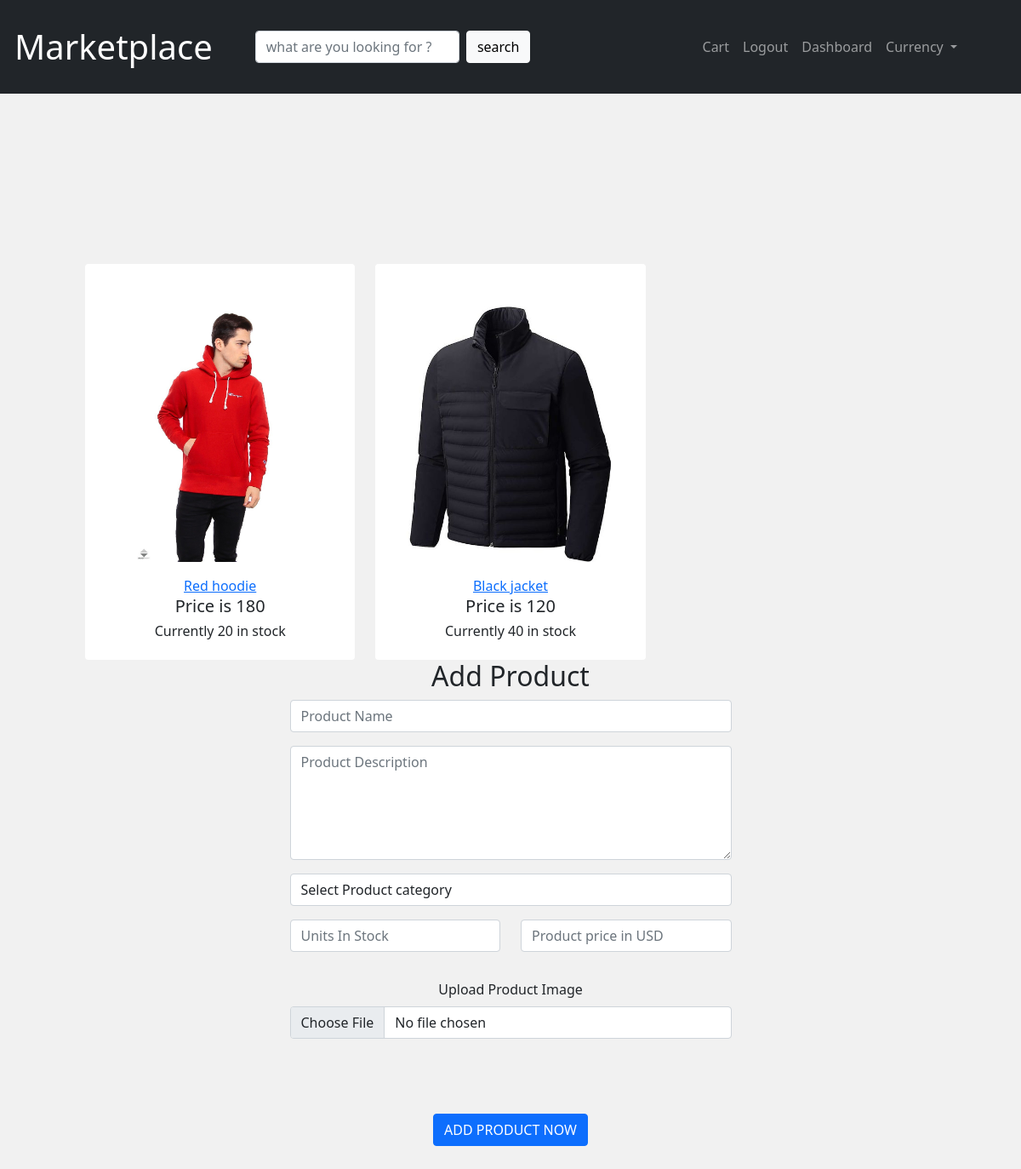
The app's page /Marketplace/dashboard (signed in), older data.
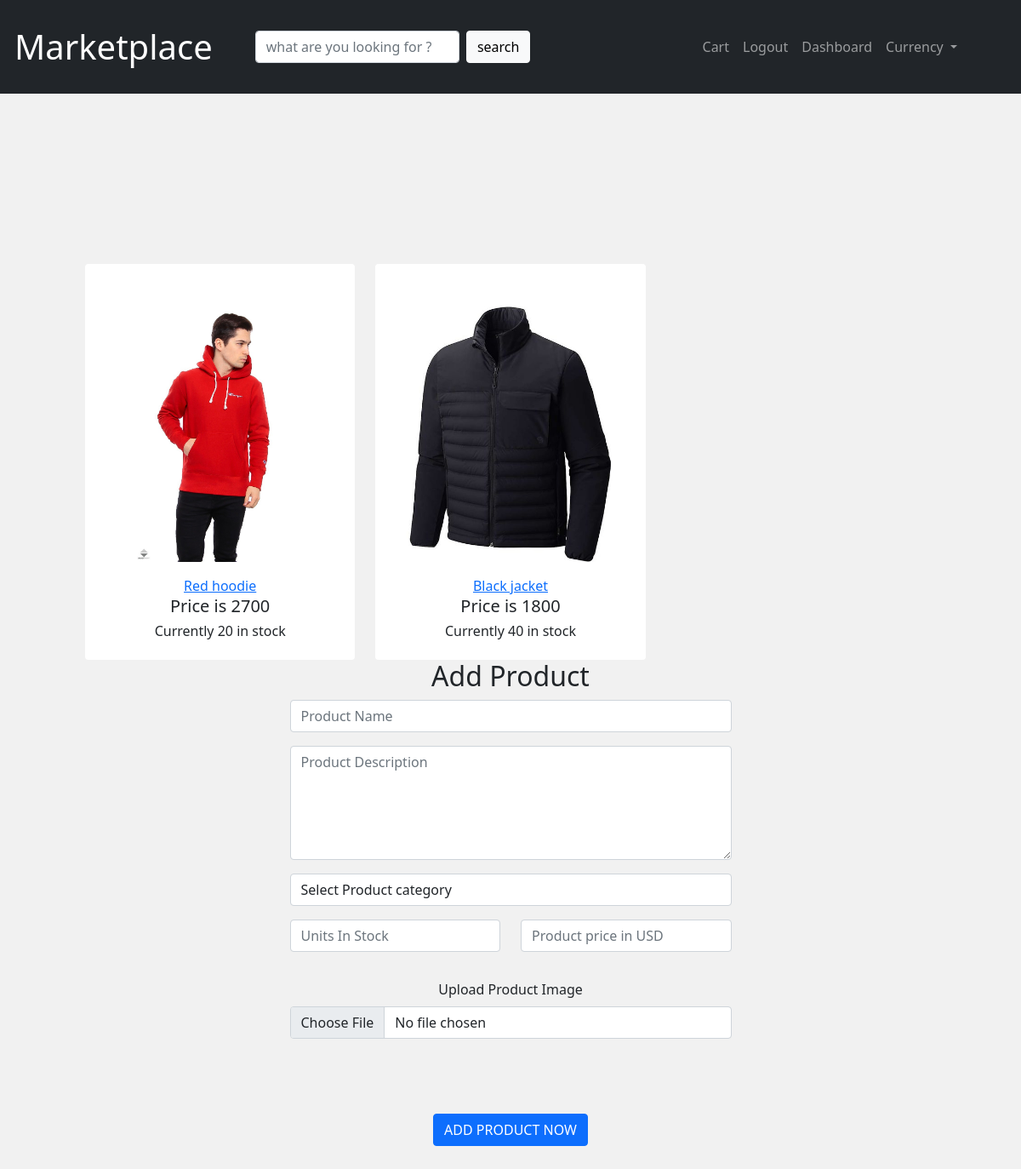
The same page, newer data.
### Marketplace/models.py (models this page shows, shortened)
class Product(models.Model):
    CATEGORY = (
       ('electronics','electronics'),
       ('cloth','cloth'),
       ('sport','sport'))
    name = models.CharField(max_length=200, null=True)
    category = models.CharField(max_length=200, null=True,choices=CATEGORY )
    price = models.IntegerField(null=True)
    stock = models.IntegerField(null=True)
    image = models.ImageField(null=True, blank=True ,default='empty.jpg')
    seller = models.ForeignKey(Seller, null=True, on_delete= models.SET_NULL)

### Marketplace/views.py (the view)
# urls.py: path('dashboard',views.dashboard ,name='dashboard') ,
def dashboard(request):
    try:
        seller_id = request.user.seller.id
    except:
        return HttpResponseRedirect(reverse("login"))
    if request.method == "POST":
        product = Product(seller=request.user.seller, name=request.POST["name"],
                          price=request.POST["price"], category=request.POST["category"],
                          image=request.POST["image"], stock=request.POST["stock"])
        product.save()
        products = Product.objects.filter(seller=seller_id)
        return render(request, 'Marketplace/dashboard.html', {'products': products})
    else:
        products = Product.objects.filter(seller=seller_id)
        return render(request, 'Marketplace/dashboard.html', {
            'products': products
    })

### Marketplace/templates/Marketplace/dashboard.html (shortened to what this page needs)
{% extends "Marketplace/layout.html" %}
{% block body %}
    <div class ="container-fluid" style="padding:100px ; background-color:#f1f1f1 ;margin-left:0px  ;margin-right:0px; width: 100%;">
        {% if products %}
            <div class="row" >
                {% for product in products %}
                    <div class="col-lg-4 col-md-4 col-sm-6"  style="padding-top:100px;  ">
                    <div class="card text-center " style="width:100%;   margin:auto ; border:0px;  ">
                        <a href="{% url 'product' product.id %}" > <img src="/Marketplace{{product.image.url}}" class="card-img-top" style="width:auto; padding-top:50px ; ;max-width: 300px;;height :350px" alt="product pic"></a>
                        <div class="card-body">
                            <a href="{% url 'product' product.id %}">{{product.name.capitalize}}</a>
                            <h5 class="card-title">Price is {{product.price}} {{request.session.currency.currencyName}}</h5>
                            <h6> Currently {{product.stock}} in stock</h6>
                        </div>
                    </div>
                </div>
                {% endfor %}
            </div>
        {% else %}
            <h3>You currently don't have any products on sale</h3>
            <h3>Add some below.</h3>
            <br><br>
        {% endif %}
        <div class="container tm-mt-big tm-mb-big" style="padding: 0 15%">
          <div class="row">
            <div class="col-xl-9 col-lg-10 col-md-12 col-sm-12 mx-auto">
              <div class="tm-bg-primary-dark tm-block tm-block-h-auto">
                  <div class="row">
                    <div class="col-12">
                      <h2 class="tm-block-title d-inline-block">Add Product</h2>
                    </div>
                  </div>
                  <form action="{% url 'dashboard' %}" method="post" class="tm-edit-product-form">
                    <div class="row tm-edit-product-row">
                      <div class="form-group mb-3">
                        <input id="name" name="name" type="text" class="form-control validate" placeholder="Product Name" required="">
                      </div>
                      <div class="form-group mb-3">
                        <textarea class="form-control validate" rows="5" name="description" placeholder="Product Description"></textarea>
                      </div>
                      <br>
                      <div class="form-group mb-3">
                      <select class="form-control" name="category" id="category">
                        <option selected="">Select Product category</option>
                      </select>
                      </div>
                      <div class="form-group mb-3 col-xs-12 col-sm-6">
                        <input id="stock" name="stock" type="number" min="0" class="form-control validate" placeholder="Units In Stock" required="">
                      </div>
                      <div class="form-group mb-3 col-xs-12 col-sm-6">
                        <input id="price" name="price" type="number" min="0" class="form-control validate" placeholder="Product price in USD" required="">
                      </div>
                    </div>
                    <div class="custom-file mt-3 mb-3">
                        <label class="form-label" for="customFile">Upload Product Image</label>
                        <input type="file" name="image" class="form-control" id="customFile" placeholder="Upload product image" required>
                        <br><br><br>
                    </div>
                    <div class="col-12">
                            <button type="submit" class="btn btn-primary btn-block text-uppercase">Add Product Now</button>
                    </div>
                  </form>
              </div>
            </div>
          </div>
        </div>
    </div>
{% endblock %}

Row changes from the older to the newer data that the page shows:
changed Product "Red hoodie": price "180" → "2700"
changed Product "Black jacket": price "120" → "1800"
